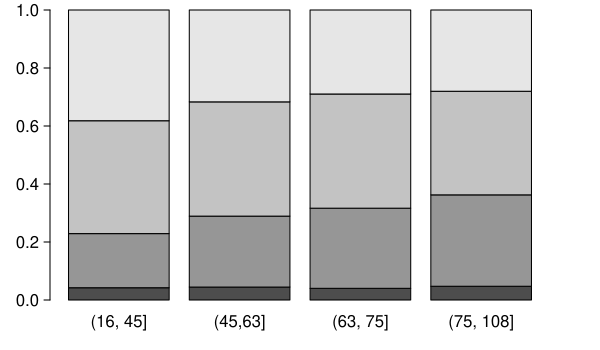

Write the R code that produced this figure.
library(openintro)
data(COL)

d = demographic.primary

age.cat = cut(d$age, quantile(d$age))

# sort out cols and rows
## triage as columns

tbl = table(d$triage, age.cat)
colnames(tbl)= c("(16, 45]", "(45,63]", 
                            "(63, 75]", "(75, 108]")
prop.tbl <- prop.table(tbl, 2)


myPDF("ageTriageSegBarDanishED.pdf",
      6,
      3.5)
par(mar=c(2.5, 2.5, 0.5, 2.5), xpd=TRUE)
barplot(prop.tbl, ylim=c(0, 1), width=2)

dev.off()
